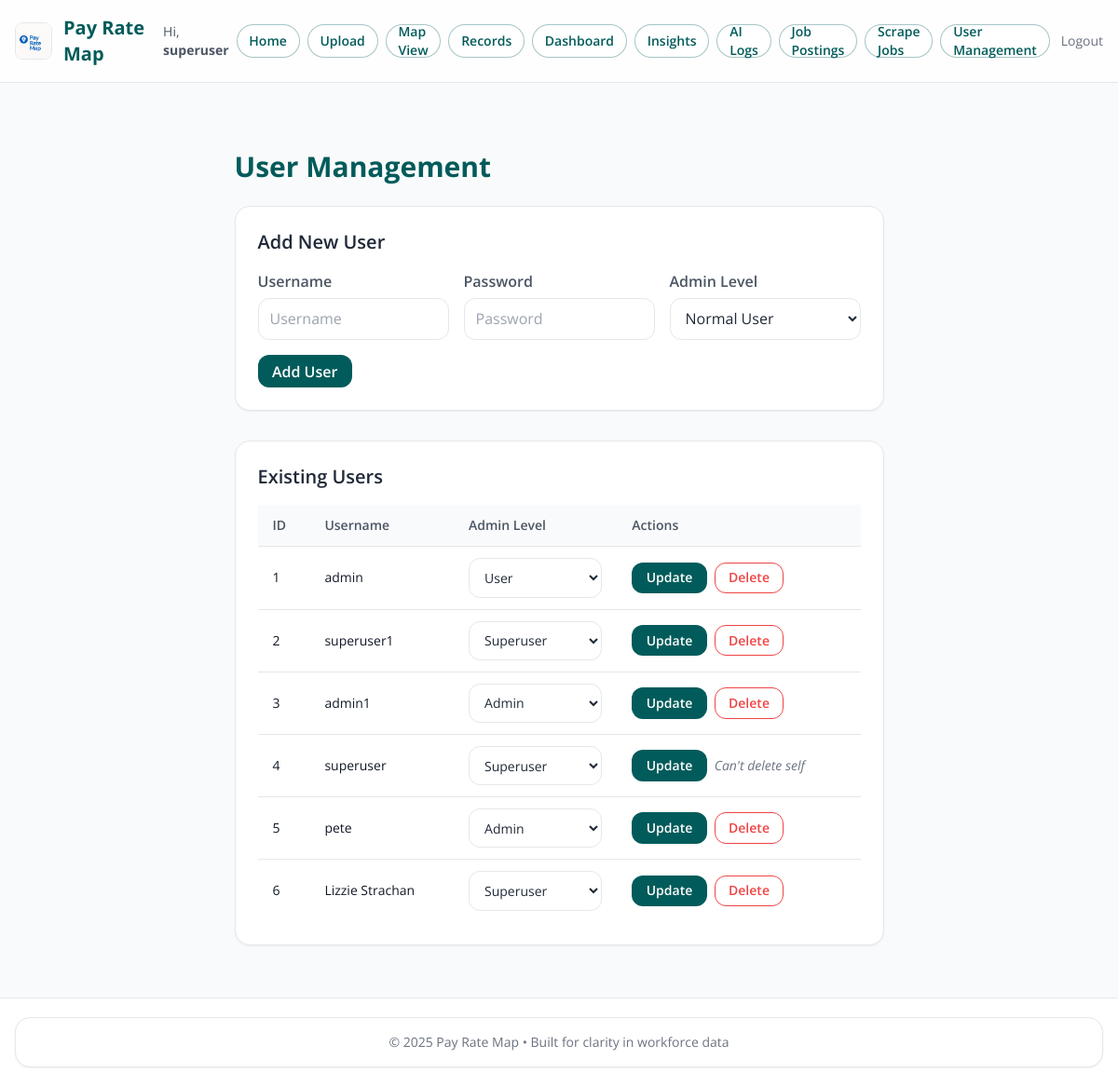
Page /admin/users (signed in) on the earlier database version.
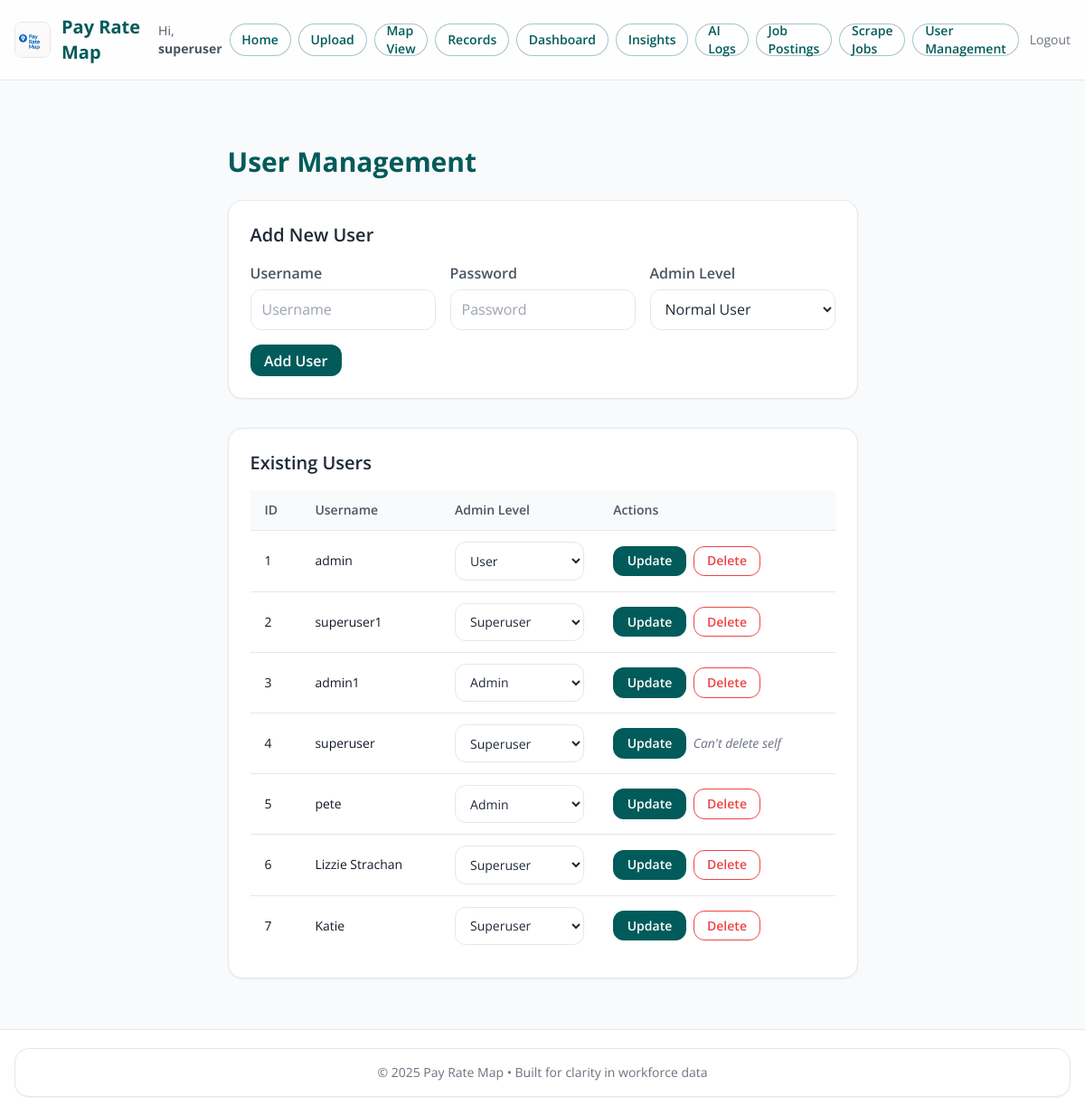
Same page on the later database version.
### models.py (models this page shows, shortened)
class User(UserMixin, db.Model):
    id = db.Column(db.Integer, primary_key=True)
    username = db.Column(db.String(150), unique=True, nullable=False)
    password = db.Column(db.String(200), nullable=False)
    admin_level = db.Column(db.Integer, default=0)  # 0=user, 1=admin, 2=superuser
    def is_superuser(self) -> bool:
        return self.admin_level == 1

### Old/app.py (the view, shortened to what this page needs)
@app.route("/admin/users", methods=["GET", "POST"])
@login_required
def manage_users():
    if not current_user.is_authenticated or not current_user.is_superuser():
        flash("Access denied – superuser only.", "error")
        return redirect(url_for("home"))
    users = User.query.all()
    return render_template("manage_users.html", users=users)

### Old/app.py (called while the page is built)
@login_manager.user_loader
def load_user(user_id: str):
    try:
        return db.session.get(User, int(user_id))
    except Exception:
        return None

@app.context_processor
def inject_now():
    return {"current_year": datetime.now(timezone.utc).year}

### app/templates/manage_users.html (shortened to what this page needs)
{% extends "base.html" %}
{% block content %}
<div class="max-w-5xl mx-auto px-2 sm:px-4 py-8">
  <h2 class="text-2xl sm:text-3xl font-bold mb-6" style="color: var(--brand);">User Management</h2>
  <section class="card p-5 sm:p-6 mb-8">
    <h3 class="text-lg sm:text-xl font-semibold text-gray-800 mb-4">Add New User</h3>
    <form method="POST" class="grid grid-cols-1 sm:grid-cols-3 gap-4">
      <div>
        <label class="label" for="username">Username</label>
        <input id="username" type="text" name="username" required class="input" placeholder="Username" />
      </div>
      <div>
        <label class="label" for="password">Password</label>
        <input id="password" type="password" name="password" required class="input" placeholder="Password" />
      </div>
      <div>
        <label class="label" for="admin_level_add">Admin Level</label>
        <select id="admin_level_add" name="admin_level" class="input">
          <option value="0">Normal User</option>
        </select>
      </div>
      <div class="sm:col-span-3">
        <button type="submit" class="btn btn-primary">Add User</button>
      </div>
    </form>
  </section>
  <section class="card p-5 sm:p-6">
    <h3 class="text-lg sm:text-xl font-semibold text-gray-800 mb-4">Existing Users</h3>
    <div class="overflow-x-auto">
      <table class="min-w-full text-sm">
        <thead class="bg-gray-50 text-left">
          <tr class="text-gray-600">
            <th class="py-3 px-4 font-semibold">ID</th>
            <th class="py-3 px-4 font-semibold">Username</th>
            <th class="py-3 px-4 font-semibold">Admin Level</th>
            <th class="py-3 px-4 font-semibold">Actions</th>
          </tr>
        </thead>
        <tbody class="bg-white">
          {% for user in users %}
          <tr class="border-t">
            <form method="POST">
              <td class="py-3 px-4 align-middle">{{ user.id }}</td>
              <td class="py-3 px-4 align-middle">{{ user.username }}</td>
              <td class="py-3 px-4 align-middle">
                <select name="admin_level" class="input">
                  <option value="0" {% if user.admin_level == 0 %}selected{% endif %}>User</option>
                  <option value="2" {% if user.admin_level == 2 %}selected{% endif %}>Admin</option>
                  <option value="1" {% if user.admin_level == 1 %}selected{% endif %}>Superuser</option>
                </select>
              </td>
              <td class="py-3 px-4 align-middle">
                <div class="flex flex-col sm:flex-row gap-2 sm:items-center">
                  <button type="submit" class="btn btn-primary">Update</button>
            </form>
            {% if current_user.id != user.id %}
              <form method="POST">
                <button type="submit" class="btn" style="border-color:#ef4444; color:#ef4444;">Delete</button>
              </form>
            {% else %}
              <span class="text-gray-500 italic">Can't delete self</span>
            {% endif %}
                </div>
          </tr>
          {% endfor %}
{% endblock %}

### app/templates/base.html (shortened to what this page needs)
<!DOCTYPE html>
<html lang="en">
<head>
  <link rel="stylesheet" href="https://cdn.jsdelivr.net/npm/tailwindcss@2.2.19/dist/tailwind.min.css" />
</head>
<body class="bg-gray-50 text-gray-900 min-h-screen flex flex-col">
  <header class="app-header border-b">
    <div class="max-w-7xl mx-auto px-4 py-4 flex justify-between items-center">
      <div class="flex items-center space-x-3">
        <img src="{{ url_for('static', filename='logo.png') }}" alt="Pay Rate Map Logo" class="h-10 w-auto rounded-lg border border-gray-200"
             onerror="this.onerror=null;this.src='{{ url_for('static', filename='logos/placeholder.png') }}';">
        <div>
          <h1 class="text-lg sm:text-xl font-bold" style="color: var(--brand);">Pay Rate Map</h1>
        </div>
      </div>
      <nav class="flex items-center gap-2 text-sm">
        {% if current_user.is_authenticated %}
          <span class="text-gray-600 hidden md:inline">Hi, <strong>{{ current_user.username }}</strong></span>
          <a href="{{ url_for('home') }}" class="nav-chip">Home</a>
          <a href="{{ url_for('upload.upload') }}" class="nav-chip">Upload</a>
          <a href="{{ url_for('maps.map_sector_select') }}" class="nav-chip">Map View</a>
          <a href="{{ url_for('records.records') }}" class="nav-chip">Records</a>
          {% if current_user.admin_level in [1, 2] %}
            <a href="{{ url_for('dashboard.dashboard') }}" class="nav-chip">Dashboard</a>
            <a href="{{ url_for('dashboard.insights') }}" class="nav-chip">Insights</a>
            <a href="{{ url_for('admin.ai_logs') }}" class="nav-chip">AI Logs</a>
            <a href="{{ url_for('admin.admin_jobs') }}" class="nav-chip">Job Postings</a>
            <a href="{{ url_for('admin.admin_job_scrape') }}" class="nav-chip">Scrape Jobs</a>
          {% endif %}
          {% if current_user.admin_level == 1 %}
            <a href="{{ url_for('admin.manage_users') }}" class="nav-chip">User Management</a>
          {% endif %}
          <a href="{{ url_for('auth.logout') }}" class="text-gray-500 hover:underline ml-1">Logout</a>
        {% else %}
          <a href="{{ url_for('auth.login') }}" class="btn btn-primary">Login</a>
        {% endif %}
      </nav>
    </div>
  </header>
  <main class="flex-grow max-w-7xl mx-auto px-4 py-6">
    {% block content %}{% endblock %}
  </main>
  <footer class="bg-white text-center text-sm text-gray-500 py-5 border-t">
    <div class="max-w-7xl mx-auto px-4">
      <div class="card p-4">
        <p>&copy; {{ current_year }} Pay Rate Map • Built for clarity in workforce data</p>
      </div>
    </div>
  </footer>
</body>
</html>

Differences in the rows shown:
added User: id "7", username "Katie", admin_level "Superuser"
